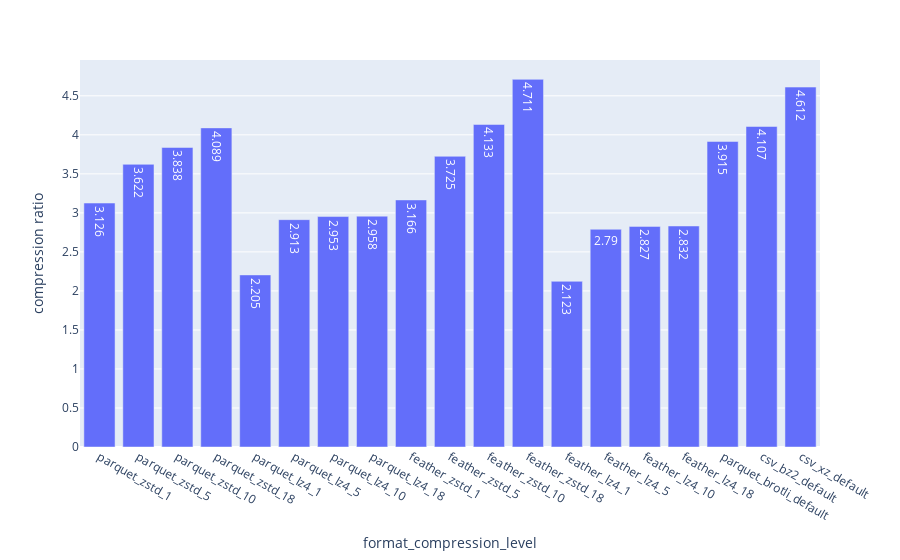

Notebook source saved alongside this figure:
### Code cell
fig = px.bar(df_interesting_levels, x="method_compression_with_level", y="comp_ratio", text_auto=True,
             labels={"comp_ratio": "compression ratio",
                     "method_compression_with_level": "format_compression_level"},)
fig.show()
fig.write_image("./plots_category/pandas_ff_bar_comp_ratio_feather.svg")

### Figure 1 — Plotly figure (JSON) as saved in the notebook; plotly's stock layout.template omitted (floating-point values rounded to 4 significant figures)
{"data": [{"alignmentgroup": "True", "hovertemplate": "format_compression_level=%{x}<br>compression ratio=%{y}<extra></extra>", "legendgroup": "", "marker": {"color": "#636efa", "pattern": {"shape": ""}}, "name": "", "offsetgroup": "", "orientation": "v", "showlegend": false, "textposition": "auto", "texttemplate": "%{y}", "type": "bar", "x": ["parquet_zstd_1", "parquet_zstd_5", "parquet_zstd_10", "parquet_zstd_18", "parquet_lz4_1", "parquet_lz4_5", "parquet_lz4_10", "parquet_lz4_18", "feather_zstd_1", "feather_zstd_5", "feather_zstd_10", "feather_zstd_18", "feather_lz4_1", "feather_lz4_5", "feather_lz4_10", "feather_lz4_18", "parquet_brotli_default", "csv_bz2_default", "csv_xz_default"], "xaxis": "x", "y": [3.126, 3.622, 3.838, 4.089, 2.205, 2.913, 2.953, 2.958, 3.166, 3.725, 4.133, 4.711, 2.123, 2.79, 2.827, 2.832, 3.915, 4.107, 4.612], "yaxis": "y"}], "layout": {"barmode": "relative", "legend": {"tracegroupgap": 0}, "margin": {"t": 60}, "xaxis": {"anchor": "y", "domain": [0, 1], "title": {"text": "format_compression_level"}}, "yaxis": {"anchor": "x", "domain": [0, 1], "title": {"text": "compression ratio"}}}}
